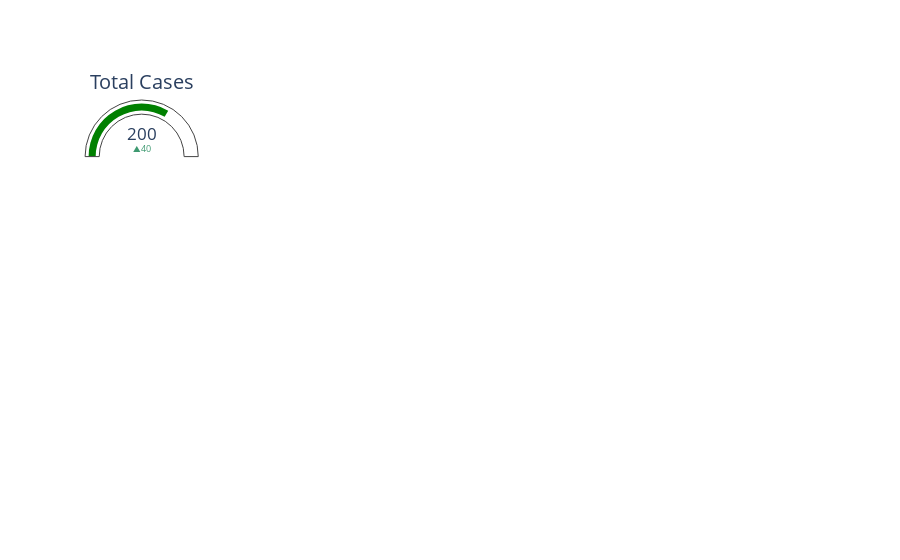

The notebook cell saved with this chart:
### Code cell
import plotly.graph_objects as go

fig1 = go.Figure(go.Indicator(
    
    value = 200,
    delta = {'reference': 160},
    gauge = {
        'axis': {'visible': False}},
    domain = {'row': 0, 'column': 0}))

fig1 = fig1.update_layout(
    grid = {'rows': 5, 'columns': 5, 'pattern': "independent"},
    template = {'data' : {'indicator': [{
        'title': {'text': "Total Cases"},
        'mode' : "number+delta+gauge",
        'delta' : {'reference': 90}}]
                         }})
fig1.show()

### Figure 1 — Plotly figure (JSON) as saved in the notebook; plotly's stock layout.template omitted (floating-point values rounded to 4 significant figures)
{"data": [{"delta": {"reference": 160}, "domain": {"column": 0, "row": 0}, "gauge": {"axis": {"visible": false}}, "type": "indicator", "value": 200}], "layout": {"grid": {"columns": 5, "pattern": "independent", "rows": 5}}}
